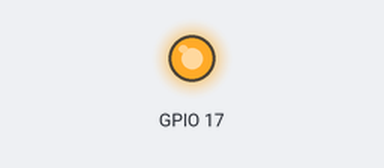
This program was run on a simulated Raspberry Pi (BCM pin numbers), started with the arguments 17 3. Shown: output pins drawn as LEDs (lit = HIGH). What the program prints to the terminal is not drawn. At 3.0 s the program stops and its outputs stay as they are.

Above: at 0.1 s.
At 3.1 s:
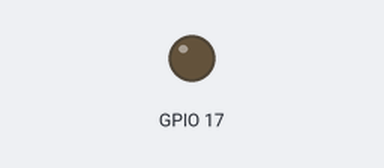
Timing chart, 0 to 4.5 s (numbered marks = the images above):
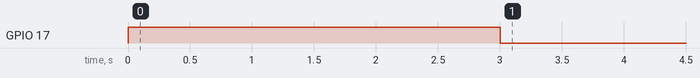

Measured:
- by itself, GPIO 17: LOW → HIGH at 0.00 s, → LOW 3.0 s later

The program:

timedon.py
```python
#!/usr/bin/sudo /usr/bin/python
#usage ./name 17 18 22 23 (LSD to MSD)

import RPi.GPIO as GPIO
import time
import sys

def timedOn(gpio, duration):
   print "sleep %f gpio %d" % (duration, gpio)

   #set mode
   GPIO.setmode(GPIO.BCM)

   #setup gpios
   GPIO.setup(gpio, GPIO.OUT)

   # timed exposure
   GPIO.output(gpio,1)
   time.sleep(duration)
   GPIO.output(gpio,0)

def main():
   gpio=int(sys.argv[1])
   duration=float(sys.argv[2])

   timedOn(gpio,duration)

if __name__ == "__main__":
   main()
```
